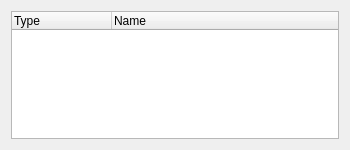
<?xml version="1.0" encoding="UTF-8"?>
<ui version="4.0">
 <class>DrawableListWidget</class>
 <widget class="QFrame" name="DrawableListWidget">
  <property name="geometry">
   <rect>
    <x>0</x>
    <y>0</y>
    <width>350</width>
    <height>150</height>
   </rect>
  </property>
  <property name="sizePolicy">
   <sizepolicy hsizetype="Preferred" vsizetype="Preferred">
    <horstretch>0</horstretch>
    <verstretch>0</verstretch>
   </sizepolicy>
  </property>
  <property name="minimumSize">
   <size>
    <width>0</width>
    <height>150</height>
   </size>
  </property>
  <property name="windowTitle">
   <string>Frame</string>
  </property>
  <layout class="QVBoxLayout" name="verticalLayout_2">
   <item>
    <widget class="QTreeWidget" name="drawableListTreeWidget">
     <property name="sizePolicy">
      <sizepolicy hsizetype="Preferred" vsizetype="Preferred">
       <horstretch>0</horstretch>
       <verstretch>0</verstretch>
      </sizepolicy>
     </property>
     <property name="defaultDropAction">
      <enum>Qt::IgnoreAction</enum>
     </property>
     <property name="selectionMode">
      <enum>QAbstractItemView::ExtendedSelection</enum>
     </property>
     <attribute name="headerHighlightSections">
      <bool>true</bool>
     </attribute>
     <column>
      <property name="text">
       <string>Type</string>
      </property>
     </column>
     <column>
      <property name="text">
       <string>Name</string>
      </property>
     </column>
    </widget>
   </item>
  </layout>
 </widget>
 <resources/>
 <connections/>
</ui>
